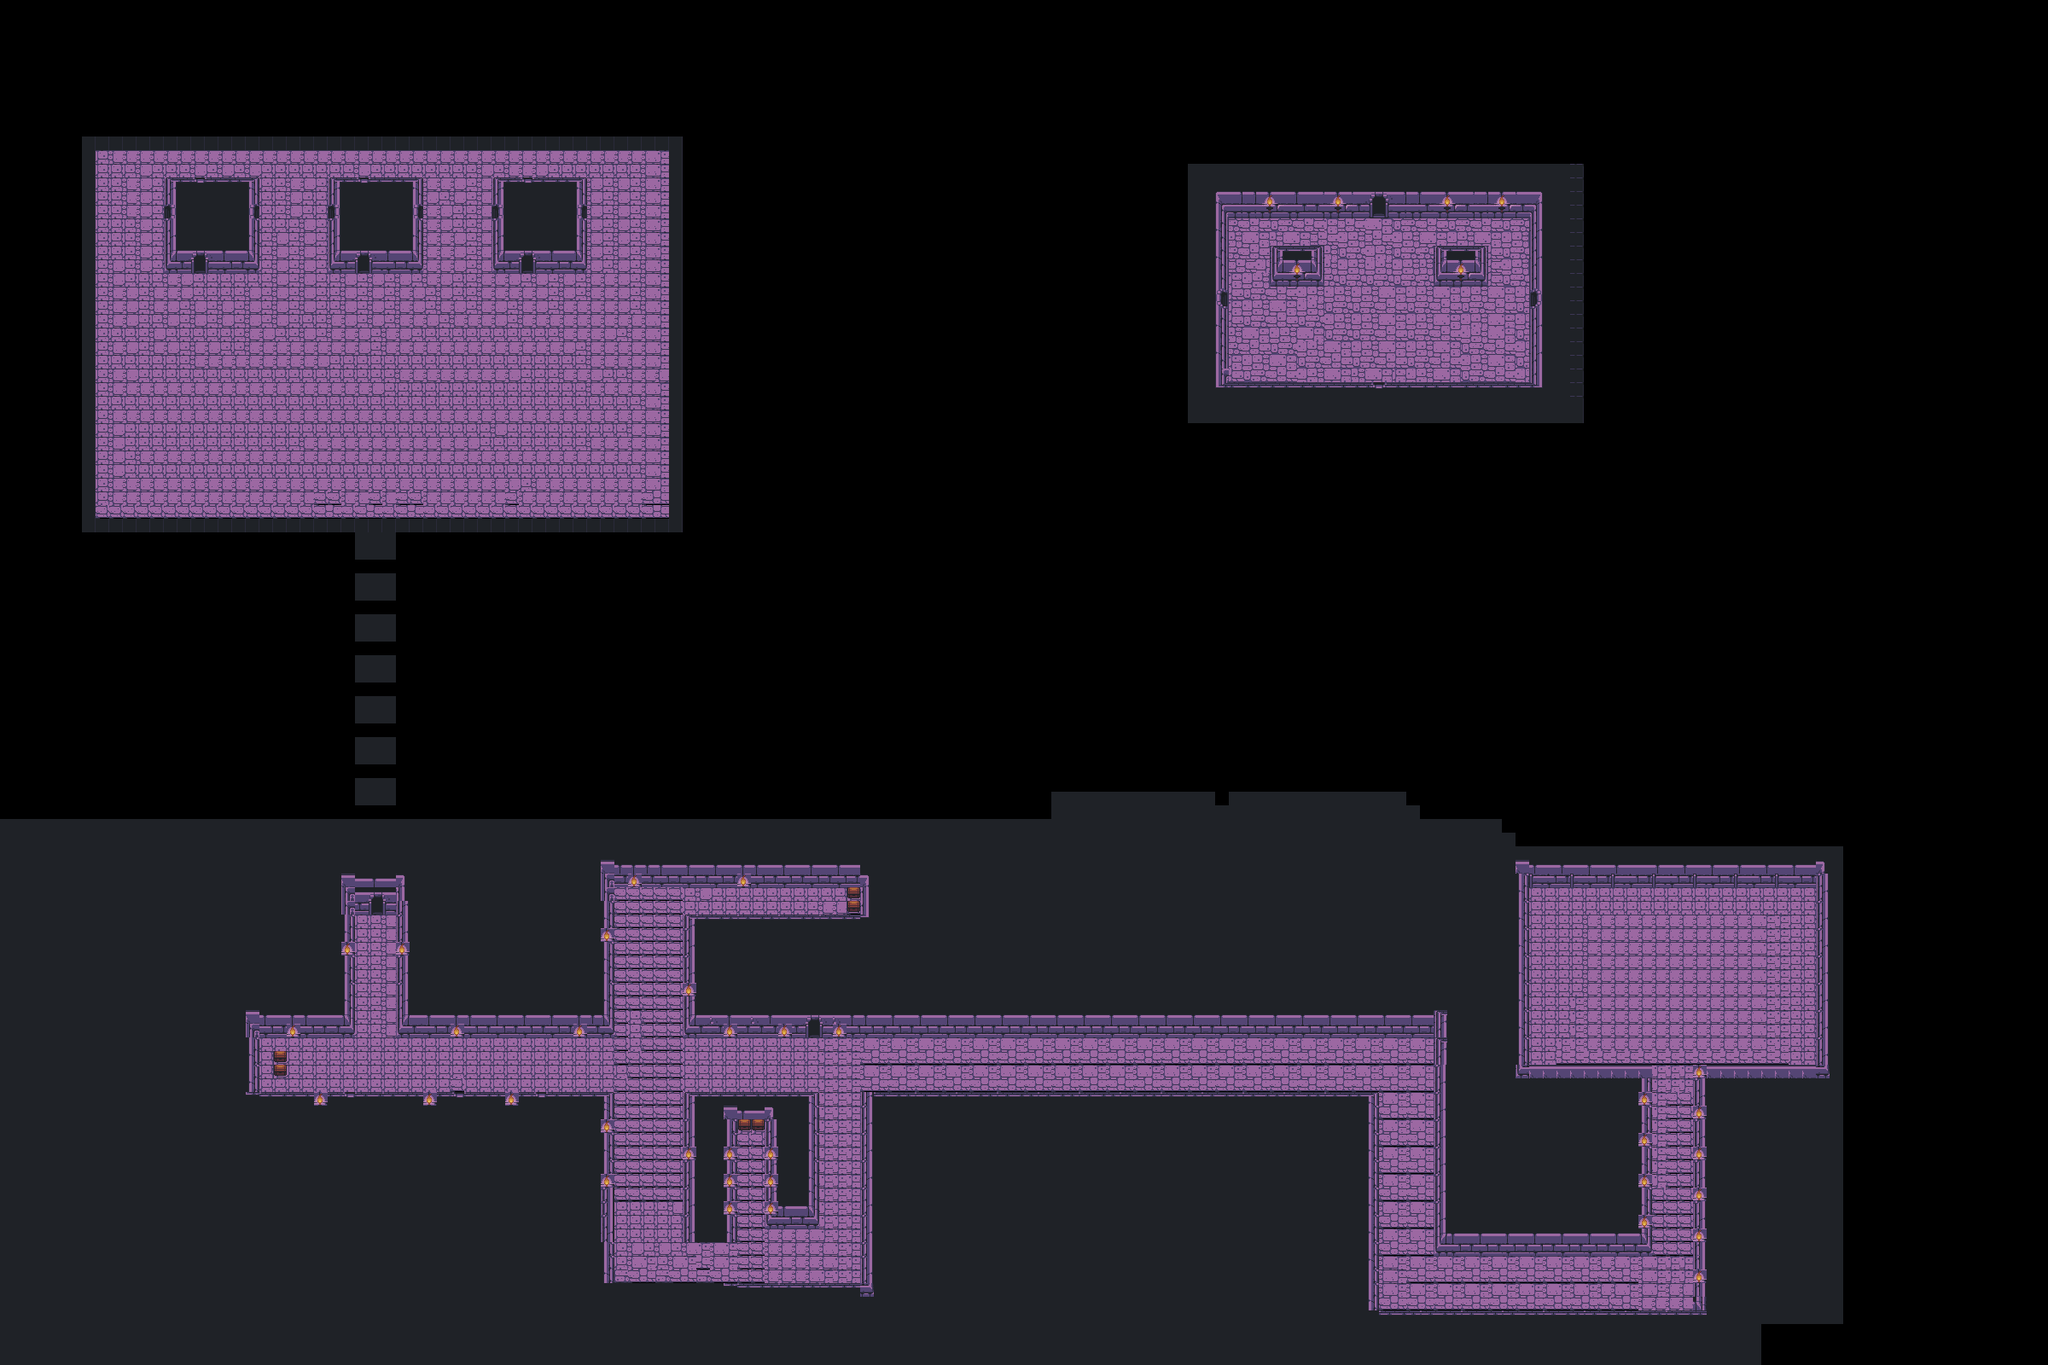

The image is a tile-based game level rendered from a .tmx file. Its description and source (layers, tilesets, objects; grid data summarised) follow:
An orthogonal 150x100 tile map with 16x16 px tiles, 2 tile layers (Background, Chests), 2 tilesets and 83 objects.

<map version="1.0" tiledversion="1.0.3" orientation="orthogonal" renderorder="right-down" width="150" height="100" tilewidth="16" tileheight="16" nextobjectid="157">
 <tileset firstgid="1" source="untitled.tsx" />
 <tileset firstgid="171" name="dungeon_1" tilewidth="16" tileheight="16" tilecount="240" columns="20">
  <image source="dungeon_1.png" width="320" height="192" />
 </tileset>
 <layer name="Background" width="150" height="100">
  <data>[15000 cells, 7254 non-empty, 116 distinct tile ids]</data>
 </layer>
 <layer name="Chests" width="150" height="100">
  <data>[15000 cells, 6 non-empty, 1 distinct tile ids]</data>
 </layer>
 <objectgroup name="Teleporter">
  <object id="58" x="432" y="1040" width="16" height="16" />
  <object id="60" x="944" y="1184" width="16" height="16" />
  <object id="101" x="608" y="288" width="16" height="16" />
  <object id="106" x="674.5" y="243" width="5.5" height="11" />
  <object id="107" x="580.5" y="242" width="7" height="11" />
  <object id="108" x="612" y="212.5" width="8" height="5.5" />
  <object id="109" x="419.5" y="213" width="8" height="5.5" />
  <object id="110" x="392" y="244.5" width="4" height="7" />
  <object id="111" x="489" y="243" width="4" height="11" />
  <object id="112" x="416" y="288" width="16" height="16" />
  <object id="113" x="224" y="288" width="16" height="16" />
  <object id="116" x="293" y="242" width="8" height="12" />
  <object id="117" x="225" y="213.5" width="13.5" height="5" />
  <object id="118" x="197.5" y="243.5" width="7.5" height="8.5" />
  <object id="119" x="1800.09" y="345.162" width="1.45638" height="11.1656" />
 </objectgroup>
 <objectgroup color="#e9b96e" name="Walls" opacity="0.54">
  <object id="19" x="1008" y="1024" width="16" height="64" />
  <object id="20" x="800" y="1072" width="208" height="16" />
  <object id="21" x="800" y="1088" width="144" height="128" />
  <object id="22" x="944" y="1168" width="64" height="16" />
  <object id="23" x="976" y="1184" width="32" height="32" />
  <object id="24" x="1008" y="1280" width="16" height="240" />
  <object id="25" x="720" y="1504" width="288" height="16" />
  <object id="27" x="896" y="1280" width="64" height="160" />
  <object id="28" x="800" y="1280" width="64" height="176" />
  <object id="35" x="704" y="1024" width="304" height="16" />
  <object id="36" x="704" y="1040" width="16" height="176" />
  <object id="37" x="464" y="1200" width="240" height="16" />
  <object id="40" x="464" y="608" width="16" height="592" />
  <object id="45" x="400" y="608" width="16" height="608" />
  <object id="46" x="304" y="1200" width="96" height="16" />
  <object id="47" x="288" y="1200" width="16" height="80" />
  <object id="48" x="288" y="1280" width="432" height="16" />
  <object id="49" x="704" y="1296" width="16" height="224" />
  <object id="50" x="1600" y="1296" width="16" height="256" />
  <object id="54" x="1024" y="1280" width="592" height="16" />
  <object id="56" x="864" y="1280" width="32" height="16" />
  <object id="72" x="96" y="160" width="16" height="464" />
  <object id="73" x="112" y="608" width="288" height="16" />
  <object id="74" x="784" y="160" width="16" height="448" />
  <object id="75" x="112" y="160" width="672" height="16" />
  <object id="76" x="288" y="208" width="16" height="32" />
  <object id="77" x="288" y="256" width="16" height="64" />
  <object id="78" x="240" y="304" width="48" height="16" />
  <object id="79" x="192" y="304" width="32" height="16" />
  <object id="80" x="192" y="256" width="16" height="48" />
  <object id="81" x="192" y="208" width="16" height="32" />
  <object id="83" x="208" y="208" width="16" height="16" />
  <object id="84" x="240" y="208" width="48" height="16" />
  <object id="87" x="384" y="208" width="32" height="32" />
  <object id="88" x="432" y="208" width="64" height="16" />
  <object id="89" x="480" y="224" width="16" height="16" />
  <object id="90" x="480" y="272" width="16" height="48" />
  <object id="91" x="480" y="256" width="16" height="16" />
  <object id="92" x="432" y="304" width="48" height="16" />
  <object id="93" x="384" y="304" width="32" height="16" />
  <object id="94" x="384" y="256" width="16" height="48" />
  <object id="96" x="624" y="304" width="64" height="16" />
  <object id="97" x="672" y="256" width="16" height="48" />
  <object id="98" x="624" y="208" width="64" height="32" />
  <object id="99" x="576" y="208" width="32" height="32" />
  <object id="100" x="576" y="256" width="32" height="64" />
  <object id="121" x="1408" y="208" width="16" height="272" />
  <object id="125" x="1424" y="455.25" width="384.5" height="8.5" />
  <object id="127" x="1808" y="224" width="16" height="240" />
  <object id="128" x="1424" y="208" width="400" height="16" />
  <object id="130" x="1776" y="1024" width="368" height="16" />
  <object id="131" x="1776" y="1040" width="16" height="224" />
  <object id="132" x="1792" y="1248" width="144" height="16" />
  <object id="133" x="1920" y="1264" width="16" height="208" />
  <object id="134" x="1616" y="1536" width="384" height="16" />
  <object id="135" x="1984" y="1248" width="16" height="288" />
  <object id="136" x="2000" y="1248" width="144" height="16" />
  <object id="137" x="2128" y="1040" width="16" height="208" />
  <object id="151" x="480" y="608" width="320" height="16" />
  <object id="154" x="1008" y="1200" width="688" height="16" />
  <object id="155" x="1680" y="1216" width="16" height="256" />
  <object id="156" x="1696" y="1456" width="224" height="16" />
 </objectgroup>
 <objectgroup name="Chest Object">
  <object id="141" x="321.625" y="1232.88" width="13.875" height="12" />
  <object id="143" x="321.375" y="1248.63" width="14.125" height="12" />
  <object id="144" x="993.625" y="1040.75" width="13.625" height="12" />
  <object id="147" x="993.5" y="1056.88" width="13.375" height="12" />
  <object id="148" x="866" y="1315" width="12.75" height="9" />
  <object id="149" x="882.25" y="1315.75" width="12.25" height="8.5" />
 </objectgroup>
</map>
